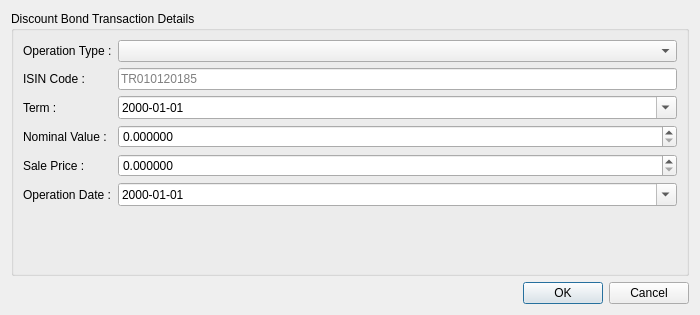
<?xml version="1.0" encoding="UTF-8"?>
<ui version="4.0">
 <class>BondDialog</class>
 <widget class="QDialog" name="BondDialog">
  <property name="geometry">
   <rect>
    <x>0</x>
    <y>0</y>
    <width>700</width>
    <height>315</height>
   </rect>
  </property>
  <property name="minimumSize">
   <size>
    <width>700</width>
    <height>0</height>
   </size>
  </property>
  <property name="windowTitle">
   <string>Dialog</string>
  </property>
  <layout class="QVBoxLayout" name="verticalLayout_2">
   <item>
    <widget class="QGroupBox" name="gbBondTransactionDetails">
     <property name="title">
      <string>Discount Bond Transaction Details</string>
     </property>
     <layout class="QFormLayout" name="formLayout">
      <item row="1" column="0">
       <widget class="QLabel" name="lblISINCode">
        <property name="text">
         <string>ISIN Code :</string>
        </property>
       </widget>
      </item>
      <item row="1" column="1">
       <widget class="QLineEdit" name="leISINCode">
        <property name="maxLength">
         <number>50</number>
        </property>
        <property name="placeholderText">
         <string>TR010120185</string>
        </property>
        <property name="clearButtonEnabled">
         <bool>true</bool>
        </property>
       </widget>
      </item>
      <item row="3" column="0">
       <widget class="QLabel" name="lblTerm">
        <property name="text">
         <string>Term :</string>
        </property>
       </widget>
      </item>
      <item row="3" column="1">
       <widget class="QDateEdit" name="deTerm">
        <property name="displayFormat">
         <string>yyyy-MM-dd</string>
        </property>
        <property name="calendarPopup">
         <bool>true</bool>
        </property>
       </widget>
      </item>
      <item row="4" column="0">
       <widget class="QLabel" name="lblNominalValue">
        <property name="text">
         <string>Nominal Value :</string>
        </property>
       </widget>
      </item>
      <item row="4" column="1">
       <widget class="QDoubleSpinBox" name="dsbNominalValue">
        <property name="decimals">
         <number>6</number>
        </property>
        <property name="maximum">
         <double>10000000.000000000000000</double>
        </property>
       </widget>
      </item>
      <item row="5" column="0">
       <widget class="QLabel" name="lblSalePrice">
        <property name="text">
         <string>Sale Price :</string>
        </property>
       </widget>
      </item>
      <item row="5" column="1">
       <widget class="QDoubleSpinBox" name="dsbSalePrice">
        <property name="decimals">
         <number>6</number>
        </property>
        <property name="maximum">
         <double>10000000.000000000000000</double>
        </property>
       </widget>
      </item>
      <item row="6" column="0">
       <widget class="QLabel" name="lblOperationDate">
        <property name="text">
         <string>Operation Date :</string>
        </property>
       </widget>
      </item>
      <item row="6" column="1">
       <widget class="QDateEdit" name="deDate">
        <property name="maximumDate">
         <date>
          <year>2250</year>
          <month>12</month>
          <day>31</day>
         </date>
        </property>
        <property name="minimumDate">
         <date>
          <year>2000</year>
          <month>1</month>
          <day>1</day>
         </date>
        </property>
        <property name="displayFormat">
         <string>yyyy-MM-dd</string>
        </property>
        <property name="calendarPopup">
         <bool>true</bool>
        </property>
       </widget>
      </item>
      <item row="0" column="0">
       <widget class="QLabel" name="lblOperationType">
        <property name="text">
         <string>Operation Type :</string>
        </property>
       </widget>
      </item>
      <item row="0" column="1">
       <widget class="QComboBox" name="cbOperationType"/>
      </item>
     </layout>
    </widget>
   </item>
   <item>
    <widget class="QDialogButtonBox" name="bbTransactionApproval">
     <property name="orientation">
      <enum>Qt::Horizontal</enum>
     </property>
     <property name="standardButtons">
      <set>QDialogButtonBox::Cancel|QDialogButtonBox::Ok</set>
     </property>
    </widget>
   </item>
   <item>
    <layout class="QVBoxLayout" name="vlStatusBar"/>
   </item>
  </layout>
 </widget>
 <resources/>
 <connections>
  <connection>
   <sender>bbTransactionApproval</sender>
   <signal>accepted()</signal>
   <receiver>BondDialog</receiver>
   <slot>accept()</slot>
   <hints>
    <hint type="sourcelabel">
     <x>248</x>
     <y>254</y>
    </hint>
    <hint type="destinationlabel">
     <x>157</x>
     <y>274</y>
    </hint>
   </hints>
  </connection>
  <connection>
   <sender>bbTransactionApproval</sender>
   <signal>rejected()</signal>
   <receiver>BondDialog</receiver>
   <slot>reject()</slot>
   <hints>
    <hint type="sourcelabel">
     <x>295</x>
     <y>249</y>
    </hint>
    <hint type="destinationlabel">
     <x>286</x>
     <y>274</y>
    </hint>
   </hints>
  </connection>
 </connections>
</ui>
